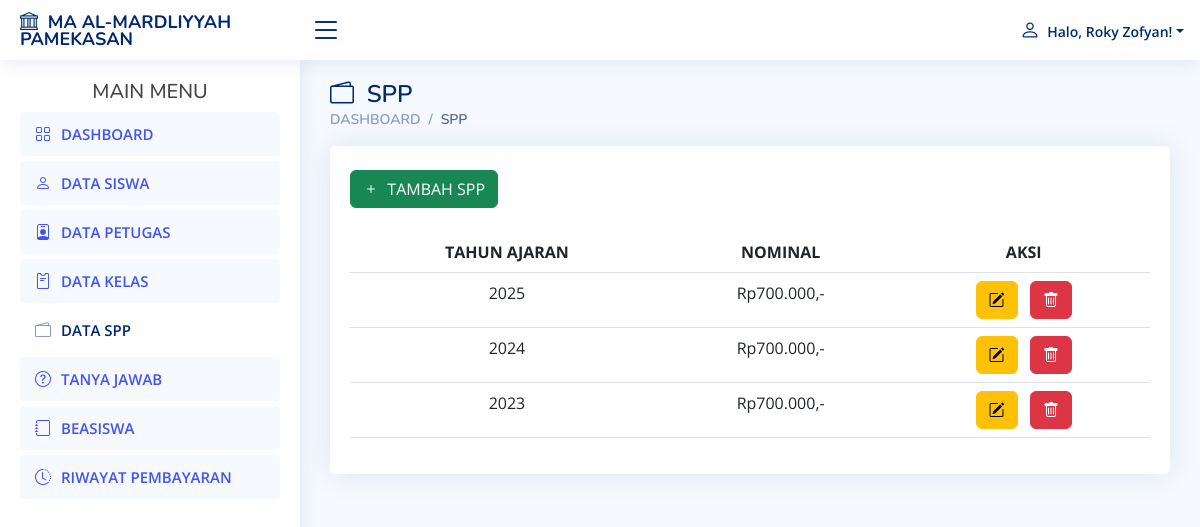
Page /admin/spp.php (signed in) on the committed database.
### tables this page shows
CREATE TABLE `petugas` (
  `id_petugas` int(11) NOT NULL,
  `username` varchar(25) NOT NULL,
  `password` varchar(32) NOT NULL,
  `nama_petugas` varchar(35) NOT NULL,
  `level` enum('admin','petugas') NOT NULL,
  `foto` varchar(255) NOT NULL
);

CREATE TABLE `spp` (
  `id_spp` int(11) NOT NULL,
  `tahun_ajaran` int(11) NOT NULL,
  `nominal` int(11) NOT NULL
);

### admin/spp.php (the view, shortened to what this page needs)
<?php
require "../db.php";
?>
<!DOCTYPE html>
<html lang="en">
    <head>
       <?php
        include 'aset.php'
       ?>
    </head>
    <body>
        <?php require "atas.php"; ?>
        <?php require "menu.php"; ?>
        <main id="main" class="main">
            <div class="pagetitle">
                <h1><i class="bi bi-wallet2"></i>&nbsp; SPP</h1>
                <nav>
                    <ol class="breadcrumb">
                        <li class="breadcrumb-item"><a href="index.php">DASHBOARD</a></li>
                        <li class="breadcrumb-item active">SPP</li>
                    </ol>
                </nav>
            </div>
            <section class="section">
                <div class="row">
                    <div class="col-lg-12">
                        <div class="card">
                            <div class="card-body">
                                <br>
                                <button type="button" class="btn btn-success" data-bs-toggle="modal" data-bs-target="#tambahData"><i class="bi bi-plus"></i>&nbsp; TAMBAH SPP</button>
                                <br><br>
                                <table class="table datatable">
                                    <thead>
                                        <tr>
                                            <th><center>TAHUN AJARAN</center></th>
                                            <th><center>NOMINAL</center></th>
                                            <th><center>AKSI</center></th>
                                        </tr>
                                    </thead>
                                    <tbody>
                                    <?php
                                    $sql = mysqli_query($kon, "SELECT * FROM spp ORDER BY id_spp DESC");
                                    while ($gb = mysqli_fetch_array($sql))
                                    {
                                    ?>
                                    <tr>
                                        <td><center><?= $gb["tahun_ajaran"] ?></center></td>
                                        <td><center>Rp<?= number_format($gb["nominal"], 0, "", ".") ?>,-</center></td>
                                        <td>
                                            <center>
                                                <button type="button" data-bs-toggle="modal" data-bs-target="#editData<?= $gb["id_spp"] ?>" class="btn btn-warning"><i class="bi bi-pencil-square"></i></button>
                                                <button type="button" data-bs-toggle="modal" data-bs-target="#hapusData<?= $gb["id_spp"] ?>" class="btn btn-danger"><i class="bi bi-trash"></i></button>
                                            </center>
                                        </td>
                                    </tr>
                                    <?php } ?>
                                    </tbody>
                                </table>
                            </div>
                        </div>
                    </div>
                </div>
            </section>
        </main>
    </body>
</html>

### admin/atas.php (shortened to what this page needs)
<header id="header" class="header fixed-top d-flex align-items-center">
    <div class="d-flex align-items-center justify-content-between">
      <a href="index.php" class="logo d-flex align-items-center">
        <span class="d-none d-lg-block" style="font-size: 18px;"><i class="bi bi-bank"></i>&nbsp; MA AL-MARDLIYYAH PAMEKASAN</span>
      </a>
      <i class="bi bi-list toggle-sidebar-btn"></i>
    </div>
    <nav class="header-nav ms-auto">
      <ul class="d-flex align-items-center">
        <li class="nav-item dropdown pe-3">
          <a class="nav-link nav-profile d-flex align-items-center pe-0" href="#" data-bs-toggle="dropdown">
          <?php
            require "../db.php";
            $nisn = $_SESSION["admin"];
            $query = "SELECT nama_petugas FROM petugas WHERE id_petugas = ?";
            $stmt = mysqli_prepare($kon, $query);
            mysqli_stmt_bind_param($stmt, "s", $nisn);
            mysqli_stmt_execute($stmt);
            $result = mysqli_stmt_get_result($stmt);
            $row = mysqli_fetch_assoc($result);
            if ($row) {
                $nama_petugas = $row['nama_petugas'];
            } else {
                $nama_petugas = 'Petugas Tidak Ditemukan';
            }
            ?>            <span class="d-none d-md-block dropdown-toggle ps-2"><i style="font-size: 20px" class="bi bi-person"></i>&nbsp; Halo, <?= htmlspecialchars($nama_petugas) ?>!</span>
          </a>
        </li>
      </ul>
    </nav>
  </header>

### assets/css/style.css (style rules this page uses)
:root { scroll-behavior: smooth; }
body { font-family: "Open Sans", sans-serif; background: #f6f9ff; color: #444444; }
a { color: #4154f1; text-decoration: none; }
h1, h2, h3, h4, h5, h6 { font-family: "Nunito", sans-serif; }
#main { margin-top: 60px; padding: 20px 30px; transition: all 0.3s; }
.pagetitle { margin-bottom: 10px; }
.pagetitle h1 { font-size: 24px; margin-bottom: 0; font-weight: 600; color: #012970; }
.card { margin-bottom: 30px; border: none; border-radius: 5px; box-shadow: 0px 0 30px rgba(1, 41, 112, 0.1); }
.card-body { padding: 0 20px 20px 20px; }
.breadcrumb { font-size: 14px; font-family: "Nunito", sans-serif; color: #899bbd; font-weight: 600; }
.breadcrumb a { color: #899bbd; transition: 0.3s; }
.breadcrumb .breadcrumb-item::before { color: #899bbd; }
.breadcrumb .active { color: #51678f; font-weight: 600; }
.logo { line-height: 1; }
@media (min-width: 1200px) { .logo { width: 280px; } }
.logo span { font-size: 26px; font-weight: 700; color: #012970; font-family: "Nunito", sans-serif; }
.header { transition: all 0.5s; z-index: 997; height: 60px; box-shadow: 0px 2px 20px rgba(1, 41, 112, 0.1); background-color: #fff; padding-left: 20px; }
.header .toggle-sidebar-btn { font-size: 32px; padding-left: 10px; cursor: pointer; color: #012970; }
.header-nav ul { list-style: none; }
.header-nav>ul { margin: 0; padding: 0; }
.header-nav .nav-profile { color: #012970; }
.header-nav .nav-profile span { font-size: 14px; font-weight: 600; }
@media (min-width: 1200px) { #main, #footer { margin-left: 300px; } }

### rows in the picture
petugas: nama_petugas "Roky Zofyan"
spp: tahun_ajaran "2025", nominal "700.000"
spp: tahun_ajaran "2024", nominal "700.000"
spp: tahun_ajaran "2023", nominal "700.000"
